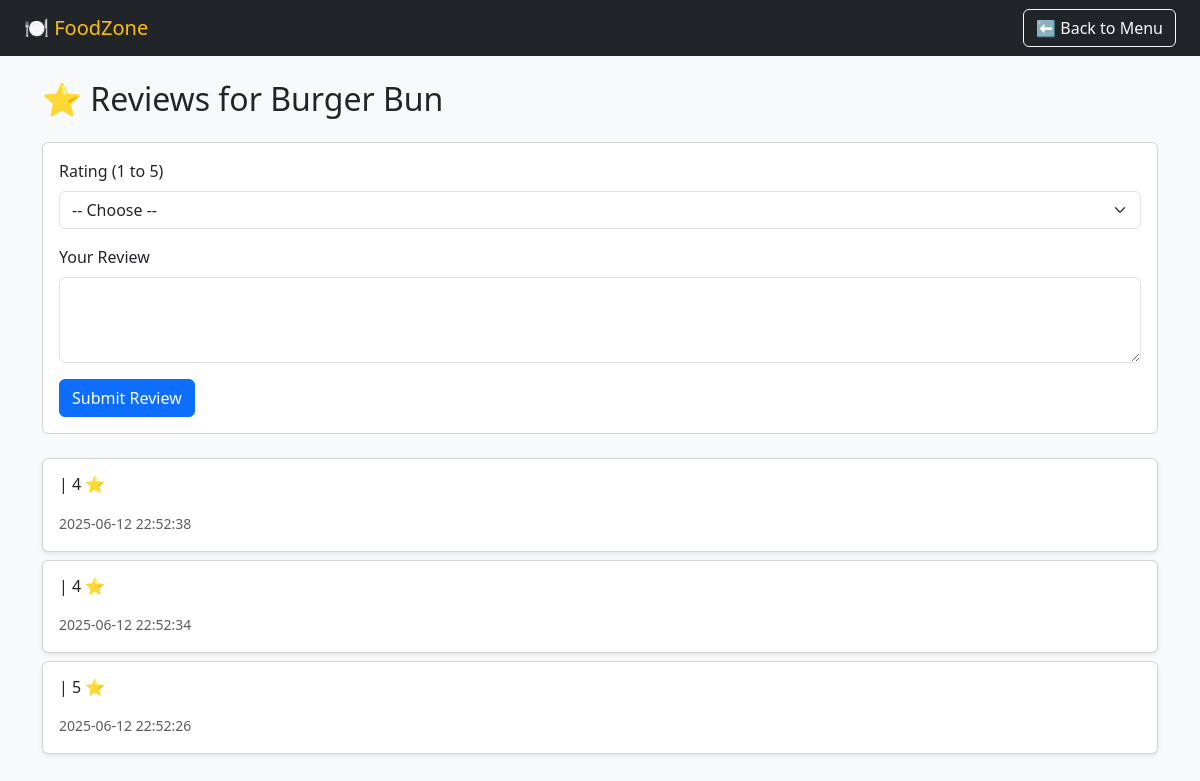
Page /customer/view_reviews.php?food_id=10 (signed in) on the committed database.
### tables this page shows
CREATE TABLE `food_items` (
  `id` int(11) NOT NULL,
  `name` varchar(100) DEFAULT NULL,
  `description` text DEFAULT NULL,
  `price` decimal(10,2) DEFAULT NULL,
  `image` varchar(255) DEFAULT NULL,
  `category_id` int(11) DEFAULT NULL,
  `created_at` timestamp NOT NULL DEFAULT current_timestamp(),
  `category` varchar(50) DEFAULT 'Uncategorized',
  `new_category_id` int(11) DEFAULT NULL,
  `stock` int(11) NOT NULL DEFAULT 0
);

CREATE TABLE `reviews` (
  `id` int(11) NOT NULL,
  `user_id` int(11) NOT NULL,
  `food_id` int(11) NOT NULL,
  `rating` int(11) DEFAULT NULL CHECK (`rating` between 1 and 5),
  `comment` text DEFAULT NULL,
  `created_at` datetime DEFAULT current_timestamp()
);

### customer/view_reviews.php (the view, shortened to what this page needs)
<?php
include("../includes/db.php");
$food_id = isset($_GET['food_id']) ? (int)$_GET['food_id'] : 0;
$stmt = $conn->prepare("SELECT * FROM food_items WHERE id = ?");
$stmt->bind_param("i", $food_id);
$stmt->execute();
$food = $stmt->get_result()->fetch_assoc();
$reviews = $conn->prepare("SELECT r.*, u.username FROM reviews r JOIN users u ON r.user_id = u.id WHERE r.food_id = ? ORDER BY r.created_at DESC");
$reviews->bind_param("i", $food_id);
$reviews->execute();
$review_result = $reviews->get_result();
?>
<!DOCTYPE html>
<html>
<head>
    <link href="https://cdn.jsdelivr.net/npm/bootstrap@5.3.0/dist/css/bootstrap.min.css" rel="stylesheet">
</head>
<body class="bg-light">
    <nav class="navbar navbar-dark bg-dark px-4 mb-4">
        <a class="navbar-brand text-warning" href="menu.php">🍽️ FoodZone</a>
        <div class="ms-auto">
            <a href="menu.php" class="btn btn-outline-light">⬅ Back to Menu</a>
        </div>
    </nav>
    <div class="container">
        <h2>⭐ Reviews for <?= htmlspecialchars($food['name']) ?></h2>
        <div class="card my-4">
            <div class="card-body">
                <form method="POST">
                    <div class="mb-3">
                        <label for="rating" class="form-label">Rating (1 to 5)</label>
                        <select name="rating" id="rating" class="form-select" required>
                            <option value="">-- Choose --</option>
                        </select>
                    </div>
                    <div class="mb-3">
                        <label for="comment" class="form-label">Your Review</label>
                        <textarea name="comment" id="comment" class="form-control" rows="3" required></textarea>
                    </div>
                    <button type="submit" class="btn btn-primary">Submit Review</button>
                </form>
            </div>
        </div>
        <?php if ($review_result->num_rows > 0): ?>
            <?php while ($r = $review_result->fetch_assoc()): ?>
                <div class="card mb-2 shadow-sm">
                    <div class="card-body">
                        <h6><?= htmlspecialchars($r['username']) ?> | <?= $r['rating'] ?> ⭐</h6>
                        <small class="text-muted"><?= $r['created_at'] ?></small>
                    </div>
                </div>
            <?php endwhile; ?>
        <?php else: ?>
            <div class="alert alert-info">No reviews yet for this item.</div>
        <?php endif; ?>
    </div>
</body>
</html>

### rows in the picture
food_items: name "Burger Bun"
reviews: rating "4", created_at "2025-06-12 22:52:38"
reviews: rating "4", created_at "2025-06-12 22:52:34"
reviews: rating "5", created_at "2025-06-12 22:52:26"
